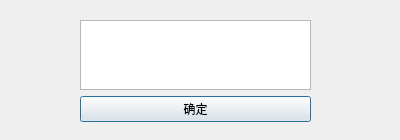
<?xml version="1.0" encoding="UTF-8"?>
<ui version="4.0">
 <class>Output</class>
 <widget class="QDialog" name="Output">
  <property name="geometry">
   <rect>
    <x>0</x>
    <y>0</y>
    <width>400</width>
    <height>140</height>
   </rect>
  </property>
  <property name="windowTitle">
   <string>Dialog</string>
  </property>
  <widget class="QWidget" name="verticalLayoutWidget">
   <property name="geometry">
    <rect>
     <x>80</x>
     <y>20</y>
     <width>231</width>
     <height>102</height>
    </rect>
   </property>
   <layout class="QVBoxLayout" name="verticalLayout">
    <item>
     <widget class="QTextBrowser" name="textBrowser"/>
    </item>
    <item>
     <widget class="QPushButton" name="pushButton">
      <property name="text">
       <string>确定</string>
      </property>
     </widget>
    </item>
   </layout>
  </widget>
 </widget>
 <resources/>
 <connections/>
</ui>
